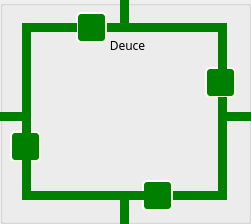
    <widget class="QGroupBox" name="groupBox_6">
     <property name="geometry">
      <rect>
       <x>1600</x>
       <y>38</y>
       <width>251</width>
       <height>224</height>
      </rect>
     </property>
     <property name="title">
      <string/>
     </property>
     <widget class="QLabel" name="label_20">
      <property name="geometry">
       <rect>
        <x>100</x>
        <y>35</y>
        <width>55</width>
        <height>21</height>
       </rect>
      </property>
      <property name="font">
       <font>
        <family>Inter UI Medium</family>
       </font>
      </property>
      <property name="text">
       <string>Deuce</string>
      </property>
      <property name="alignment">
       <set>Qt::AlignCenter</set>
      </property>
     </widget>
     <widget class="QPushButton" name="pushButton_73">
      <property name="geometry">
       <rect>
        <x>172</x>
        <y>191</y>
        <width>46</width>
        <height>9</height>
       </rect>
      </property>
      <property name="minimumSize">
       <size>
        <width>20</width>
        <height>4</height>
       </size>
      </property>
      <property name="maximumSize">
       <size>
        <width>100</width>
        <height>20</height>
       </size>
      </property>
      <property name="sizeIncrement">
       <size>
        <width>1</width>
        <height>1</height>
       </size>
      </property>
      <property name="styleSheet">
       <string notr="true">#pushButton_73{
background-color: green;
border-style: outset;
}
#pushButton_73:checked{
	background-color: red;
}</string>
      </property>
      <property name="text">
       <string/>
      </property>
      <property name="checkable">
       <bool>true</bool>
      </property>
     </widget>
     <widget class="QLabel" name="label_21">
      <property name="geometry">
       <rect>
        <x>44</x>
        <y>56</y>
        <width>158</width>
        <height>111</height>
       </rect>
      </property>
      <property name="styleSheet">
       <string notr="true">border-image: url(:/img/powSub.jpg);</string>
      </property>
      <property name="text">
       <string/>
      </property>
     </widget>
     <widget class="QPushButton" name="pushButton_75">
      <property name="geometry">
       <rect>
        <x>218</x>
        <y>112</y>
        <width>42</width>
        <height>9</height>
       </rect>
      </property>
      <property name="styleSheet">
       <string notr="true">#pushButton_75{
background-color: green;
border-style: outset;
}
#pushButton_75:checked{
	background-color: red;
}</string>
      </property>
      <property name="text">
       <string/>
      </property>
      <property name="checkable">
       <bool>true</bool>
      </property>
     </widget>
     <widget class="QPushButton" name="pushButton_76">
      <property name="geometry">
       <rect>
        <x>128</x>
        <y>23</y>
        <width>99</width>
        <height>9</height>
       </rect>
      </property>
      <property name="minimumSize">
       <size>
        <width>20</width>
        <height>4</height>
       </size>
      </property>
      <property name="maximumSize">
       <size>
        <width>100</width>
        <height>20</height>
       </size>
      </property>
      <property name="sizeIncrement">
       <size>
        <width>1</width>
        <height>1</height>
       </size>
      </property>
      <property name="styleSheet">
       <string notr="true">#pushButton_76{
background-color: green;
border-style: outset;
}
#pushButton_76:checked{
	background-color: red;
}</string>
      </property>
      <property name="text">
       <string/>
      </property>
      <property name="checkable">
       <bool>true</bool>
      </property>
     </widget>
     <widget class="QPushButton" name="pushButton_77">
      <property name="geometry">
       <rect>
        <x>10</x>
        <y>131</y>
        <width>31</width>
        <height>31</height>
       </rect>
      </property>
      <property name="minimumSize">
       <size>
        <width>31</width>
        <height>31</height>
       </size>
      </property>
      <property name="maximumSize">
       <size>
        <width>31</width>
        <height>31</height>
       </size>
      </property>
      <property name="styleSheet">
       <string notr="true">#pushButton_77{
border-image: url(:/img/relaySPDT.png);
background-color: green;
border-style: outset;
border-radius: 5px;
border-width:2px;
border-color:beige;
font-size:12px;
font-weight:100;
color: white;
max-width:23px;
max-height:23px;
min-width:23px;
min-height:23px;
padding:2px;

}
#pushButton_77:checked{
	background-color: red;
}</string>
      </property>
      <property name="text">
       <string/>
      </property>
      <property name="checkable">
       <bool>true</bool>
      </property>
     </widget>
     <widget class="QPushButton" name="pushButton_78">
      <property name="geometry">
       <rect>
        <x>31</x>
        <y>191</y>
        <width>89</width>
        <height>9</height>
       </rect>
      </property>
      <property name="minimumSize">
       <size>
        <width>26</width>
        <height>4</height>
       </size>
      </property>
      <property name="maximumSize">
       <size>
        <width>300</width>
        <height>40</height>
       </size>
      </property>
      <property name="sizeIncrement">
       <size>
        <width>1</width>
        <height>1</height>
       </size>
      </property>
      <property name="styleSheet">
       <string notr="true">#pushButton_78{
background-color: green;
border-style: outset;
}
#pushButton_78:checked{
	background-color: red;
}</string>
      </property>
      <property name="text">
       <string/>
      </property>
      <property name="checkable">
       <bool>true</bool>
      </property>
     </widget>
     <widget class="QPushButton" name="pushButton_79">
      <property name="geometry">
       <rect>
        <x>106</x>
        <y>23</y>
        <width>15</width>
        <height>9</height>
       </rect>
      </property>
      <property name="minimumSize">
       <size>
        <width>15</width>
        <height>4</height>
       </size>
      </property>
      <property name="maximumSize">
       <size>
        <width>100</width>
        <height>40</height>
       </size>
      </property>
      <property name="sizeIncrement">
       <size>
        <width>1</width>
        <height>1</height>
       </size>
      </property>
      <property name="styleSheet">
       <string notr="true">#pushButton_79{
background-color: green;
border-style: outset;
}
#pushButton_79:checked{
	background-color: red;
}</string>
      </property>
      <property name="text">
       <string/>
      </property>
      <property name="checkable">
       <bool>true</bool>
      </property>
     </widget>
     <widget class="QPushButton" name="pushButton_80">
      <property name="geometry">
       <rect>
        <x>120</x>
        <y>-1</y>
        <width>9</width>
        <height>33</height>
       </rect>
      </property>
      <property name="minimumSize">
       <size>
        <width>1</width>
        <height>1</height>
       </size>
      </property>
      <property name="maximumSize">
       <size>
        <width>1000</width>
        <height>1000</height>
       </size>
      </property>
      <property name="sizeIncrement">
       <size>
        <width>1</width>
        <height>1</height>
       </size>
      </property>
      <property name="styleSheet">
       <string notr="true">#pushButton_80{
background-color: green;
border-style: outset;
}
#pushButton_80:checked{
	background-color: red;
}</string>
      </property>
      <property name="text">
       <string/>
      </property>
      <property name="checkable">
       <bool>true</bool>
      </property>
     </widget>
     <widget class="QPushButton" name="pushButton_81">
      <property name="geometry">
       <rect>
        <x>205</x>
        <y>67</y>
        <width>31</width>
        <height>31</height>
       </rect>
      </property>
      <property name="minimumSize">
       <size>
        <width>31</width>
        <height>31</height>
       </size>
      </property>
      <property name="maximumSize">
       <size>
        <width>31</width>
        <height>31</height>
       </size>
      </property>
      <property name="styleSheet">
       <string notr="true">#pushButton_81{
border-image: url(:/img/relaySPDT.png);
background-color: green;
border-style: outset;
border-radius: 5px;
border-width:2px;
border-color:beige;
font-size:12px;
font-weight:100;
color: white;
max-width:23px;
max-height:23px;
min-width:23px;
min-height:23px;
padding:2px;

}
#pushButton_81:checked{
	background-color: red;
}</string>
      </property>
      <property name="text">
       <string/>
      </property>
      <property name="checkable">
       <bool>true</bool>
      </property>
     </widget>
     <widget class="QPushButton" name="pushButton_82">
      <property name="geometry">
       <rect>
        <x>22</x>
        <y>31</y>
        <width>9</width>
        <height>81</height>
       </rect>
      </property>
      <property name="styleSheet">
       <string notr="true">#pushButton_82{
background-color: green;
border-style: outset;
}
#pushButton_82:checked{
	background-color: red;
}</string>
      </property>
      <property name="text">
       <string/>
      </property>
      <property name="checkable">
       <bool>true</bool>
      </property>
     </widget>
     <widget class="QPushButton" name="pushButton_83">
      <property name="geometry">
       <rect>
        <x>218</x>
        <y>97</y>
        <width>9</width>
        <height>15</height>
       </rect>
      </property>
      <property name="styleSheet">
       <string notr="true">#pushButton_83{
background-color: green;
border-style: outset;
}
#pushButton_83:checked{
	background-color: red;
}</string>
      </property>
      <property name="text">
       <string/>
      </property>
      <property name="checkable">
       <bool>true</bool>
      </property>
     </widget>
     <widget class="QPushButton" name="pushButton_84">
      <property name="geometry">
       <rect>
        <x>142</x>
        <y>180</y>
        <width>31</width>
        <height>31</height>
       </rect>
      </property>
      <property name="minimumSize">
       <size>
        <width>31</width>
        <height>31</height>
       </size>
      </property>
      <property name="maximumSize">
       <size>
        <width>31</width>
        <height>31</height>
       </size>
      </property>
      <property name="styleSheet">
       <string notr="true">#pushButton_84{
border-image: url(:/img/relaySPDT.png);
background-color: green;
border-style: outset;
border-radius: 5px;
border-width:2px;
border-color:beige;
font-size:12px;
font-weight:100;
color: white;
max-width:23px;
max-height:23px;
min-width:23px;
min-height:23px;
padding:2px;

}
#pushButton_84:checked{
	background-color: red;
}</string>
      </property>
      <property name="text">
       <string/>
      </property>
      <property name="checkable">
       <bool>true</bool>
      </property>
     </widget>
     <widget class="QPushButton" name="pushButton_85">
      <property name="geometry">
       <rect>
        <x>-2</x>
        <y>112</y>
        <width>33</width>
        <height>9</height>
       </rect>
      </property>
      <property name="styleSheet">
       <string notr="true">#pushButton_85{
background-color: green;
border-style: outset;
}
#pushButton_85:checked{
	background-color: red;
}</string>
      </property>
      <property name="text">
       <string/>
      </property>
      <property name="checkable">
       <bool>true</bool>
      </property>
     </widget>
     <widget class="QPushButton" name="pushButton_86">
      <property name="geometry">
       <rect>
        <x>120</x>
        <y>191</y>
        <width>9</width>
        <height>33</height>
       </rect>
      </property>
      <property name="minimumSize">
       <size>
        <width>1</width>
        <height>1</height>
       </size>
      </property>
      <property name="maximumSize">
       <size>
        <width>1000</width>
        <height>1000</height>
       </size>
      </property>
      <property name="sizeIncrement">
       <size>
        <width>1</width>
        <height>1</height>
       </size>
      </property>
      <property name="styleSheet">
       <string notr="true">#pushButton_86{
background-color: green;
border-style: outset;
}
#pushButton_86:checked{
	background-color: red;
}</string>
      </property>
      <property name="text">
       <string/>
      </property>
      <property name="checkable">
       <bool>true</bool>
      </property>
     </widget>
     <widget class="QPushButton" name="pushButton_87">
      <property name="geometry">
       <rect>
        <x>76</x>
        <y>12</y>
        <width>31</width>
        <height>31</height>
       </rect>
      </property>
      <property name="minimumSize">
       <size>
        <width>31</width>
        <height>31</height>
       </size>
      </property>
      <property name="maximumSize">
       <size>
        <width>31</width>
        <height>31</height>
       </size>
      </property>
      <property name="styleSheet">
       <string notr="true">#pushButton_87{
border-image: url(:/img/relaySPDT.png);
background-color: green;
border-style: outset;
border-radius: 5px;
border-width:2px;
border-color:beige;
font-size:12px;
font-weight:100;
color: white;
max-width:23px;
max-height:23px;
min-width:23px;
min-height:23px;
padding:2px;

}
#pushButton_87:checked{
	background-color: red;
}</string>
      </property>
      <property name="text">
       <string/>
      </property>
      <property name="checkable">
       <bool>true</bool>
      </property>
     </widget>
     <widget class="QPushButton" name="pushButton_88">
      <property name="geometry">
       <rect>
        <x>218</x>
        <y>121</y>
        <width>9</width>
        <height>79</height>
       </rect>
      </property>
      <property name="styleSheet">
       <string notr="true">#pushButton_88{
background-color: green;
border-style: outset;
}
#pushButton_88:checked{
	background-color: red;
}</string>
      </property>
      <property name="text">
       <string/>
      </property>
      <property name="checkable">
       <bool>true</bool>
      </property>
     </widget>
     <widget class="QPushButton" name="pushButton_89">
      <property name="geometry">
       <rect>
        <x>218</x>
        <y>23</y>
        <width>9</width>
        <height>46</height>
       </rect>
      </property>
      <property name="styleSheet">
       <string notr="true">#pushButton_89{
background-color: green;
border-style: outset;
}
#pushButton_89:checked{
	background-color: red;
}</string>
      </property>
      <property name="text">
       <string/>
      </property>
      <property name="checkable">
       <bool>true</bool>
      </property>
     </widget>
     <widget class="QPushButton" name="pushButton_90">
      <property name="geometry">
       <rect>
        <x>22</x>
        <y>160</y>
        <width>9</width>
        <height>40</height>
       </rect>
      </property>
      <property name="styleSheet">
       <string notr="true">#pushButton_90{
background-color: green;
border-style: outset;
}
#pushButton_90:checked{
	background-color: red;
}</string>
      </property>
      <property name="text">
       <string/>
      </property>
      <property name="checkable">
       <bool>true</bool>
      </property>
     </widget>
     <widget class="QPushButton" name="pushButton_91">
      <property name="geometry">
       <rect>
        <x>129</x>
        <y>191</y>
        <width>15</width>
        <height>9</height>
       </rect>
      </property>
      <property name="minimumSize">
       <size>
        <width>15</width>
        <height>4</height>
       </size>
      </property>
      <property name="maximumSize">
       <size>
        <width>100</width>
        <height>40</height>
       </size>
      </property>
      <property name="sizeIncrement">
       <size>
        <width>1</width>
        <height>1</height>
       </size>
      </property>
      <property name="styleSheet">
       <string notr="true">#pushButton_91{
background-color: green;
border-style: outset;
}
#pushButton_91:checked{
	background-color: red;
}</string>
      </property>
      <property name="text">
       <string/>
      </property>
      <property name="checkable">
       <bool>true</bool>
      </property>
     </widget>
     <widget class="QPushButton" name="pushButton_92">
      <property name="geometry">
       <rect>
        <x>22</x>
        <y>23</y>
        <width>55</width>
        <height>9</height>
       </rect>
      </property>
      <property name="minimumSize">
       <size>
        <width>20</width>
        <height>4</height>
       </size>
      </property>
      <property name="maximumSize">
       <size>
        <width>100</width>
        <height>20</height>
       </size>
      </property>
      <property name="sizeIncrement">
       <size>
        <width>1</width>
        <height>1</height>
       </size>
      </property>
      <property name="styleSheet">
       <string notr="true">#pushButton_92{
background-color: green;
border-style: outset;
}
#pushButton_92:checked{
	background-color: red;
}</string>
      </property>
      <property name="text">
       <string/>
      </property>
      <property name="checkable">
       <bool>true</bool>
      </property>
     </widget>
     <widget class="QPushButton" name="pushButton_144">
      <property name="geometry">
       <rect>
        <x>22</x>
        <y>120</y>
        <width>9</width>
        <height>15</height>
       </rect>
      </property>
      <property name="styleSheet">
       <string notr="true">#pushButton_144{
background-color: green;
border-style: outset;
}
#pushButton_144:checked{
	background-color: red;
}</string>
      </property>
      <property name="text">
       <string/>
      </property>
      <property name="checkable">
       <bool>true</bool>
      </property>
     </widget>
    </widget>
